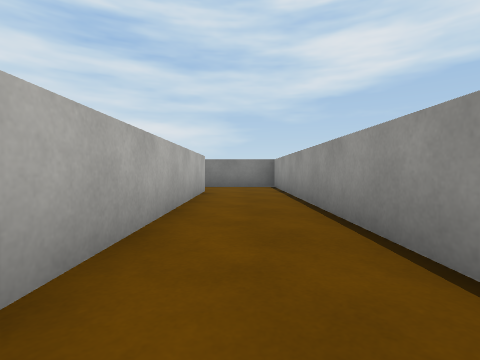
[1] (above)

16 first-person views from a walk through a Unity game level. The camera is 0.58 m above the floor, tilts 2° down and sees 85° across. The floor is counted in squares, 1 m on a side. Each view is taken from the middle of a square. On the plan, view 1 faces up. The plan holds only what a view shows up to about 9 squares ahead; the rest is blank. The player character is not drawn. Surface patterns are stand-ins for the level's own textures.

[2]
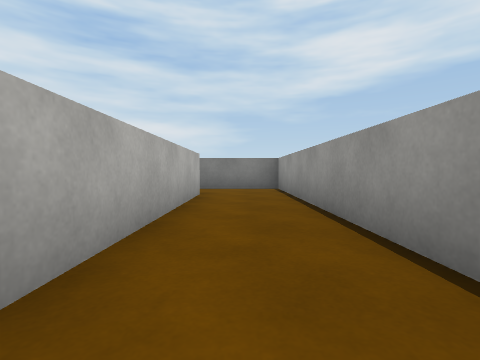

[3]
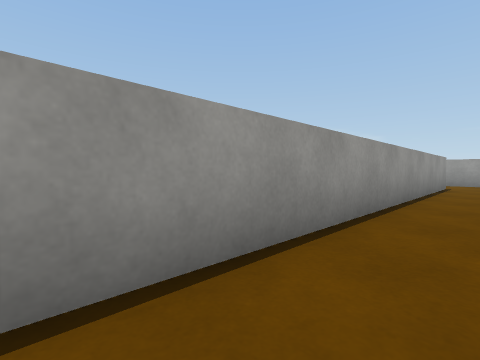

[4]
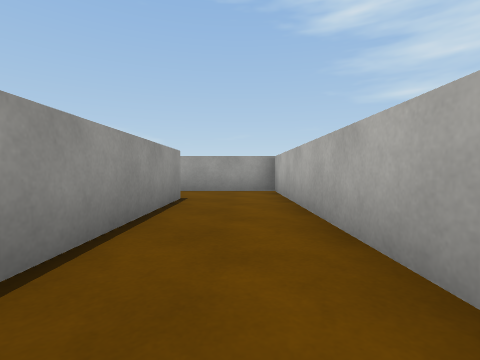

[5]
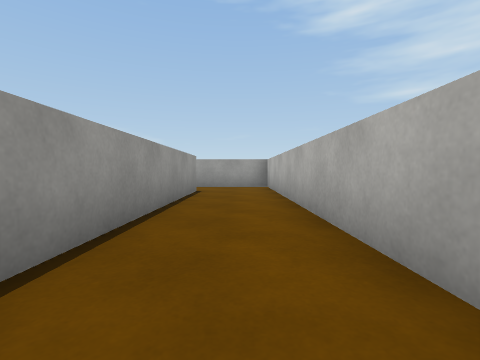

[6]
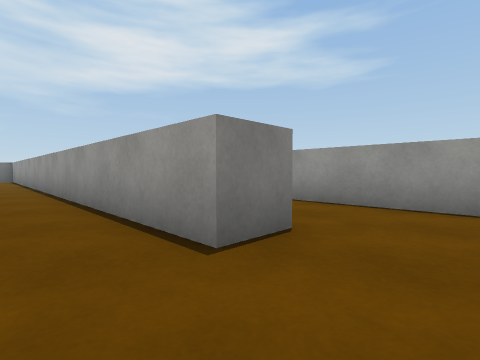

[7]
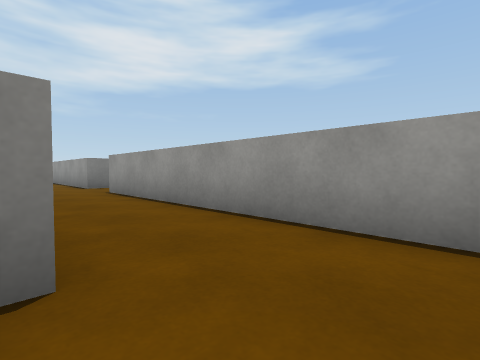

[8]
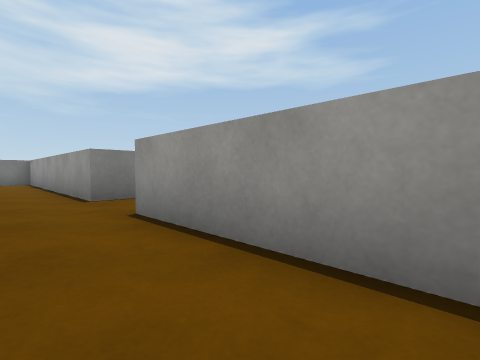

[9]
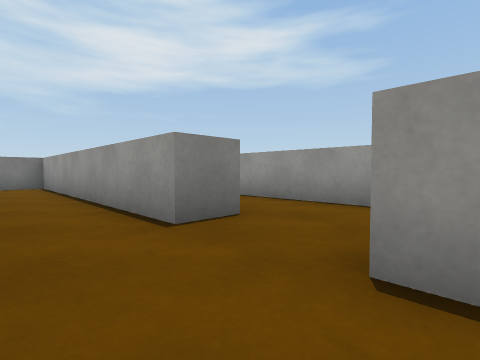

[10]
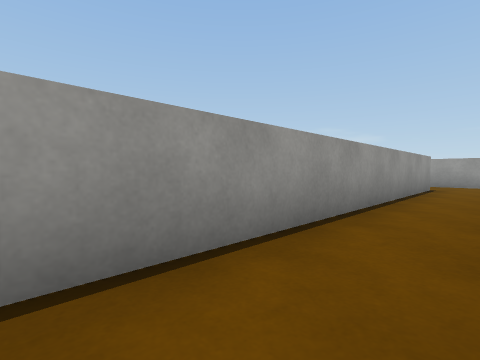

[11]
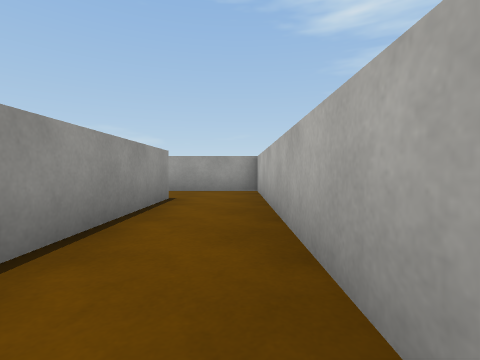

[12]
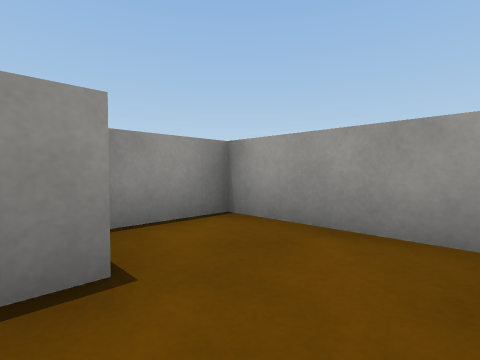

[13]
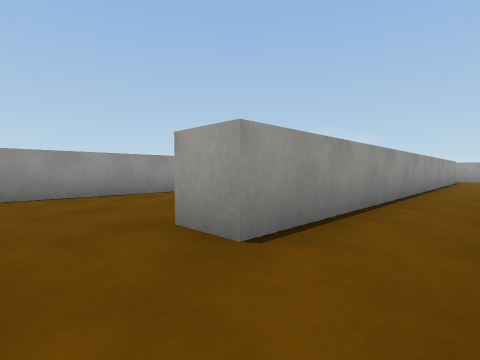

[14]
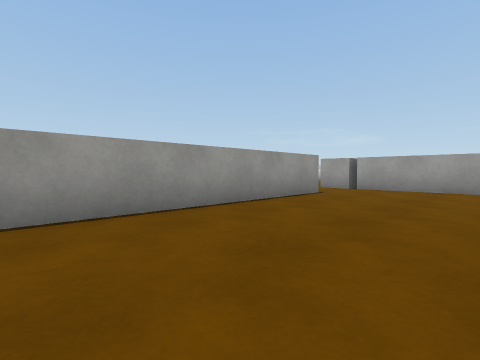

[15]
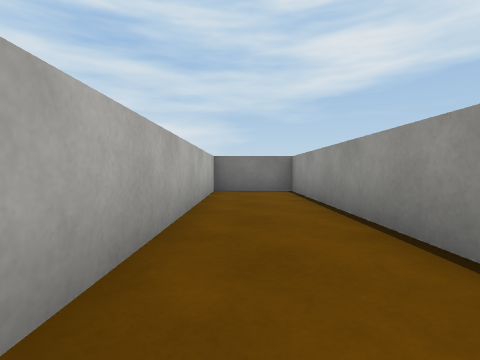

[16]
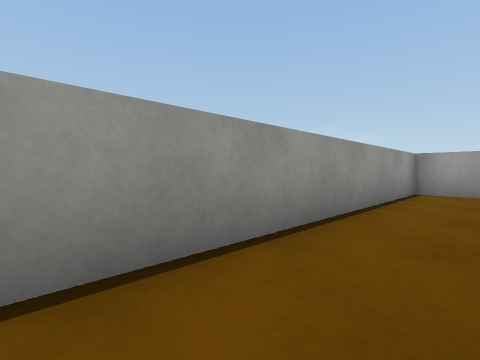

### Floor plan
Ten units are one square. View 1 is at (0, 0); x grows to the right and y downward. Boxes are objects, and circles mark ways between rooms. Rooms are numbered by the first view taken in them; rooms with no view inside come last. Other rooms are left out.
<svg viewBox="-20 -100 157 190">
<path fill="none" stroke="#000" d="M24 65 12 65 12 -95 -5 -95M-10 -75 -10 85 18 85M55 -15 45 -15 45 -95 23 -95 23 -28M32 85 45 85 45 5M55 15 55 82M75 66 75 -75 85 -75M54 85 87 85 87 69M125 -15 125 -88M92 5 132 5"/>
<circle cx="20" cy="75" r="3" fill="#2a7"/>
<circle cx="50" cy="-5" r="3" fill="#2a7"/>
<circle cx="80" cy="-85" r="3" fill="#2a7"/>
<text x="10" y="0">1</text>
<text x="40" y="-10">2</text>
<text x="70" y="-10">3</text>
<text x="110" y="-40">4</text>
</svg>
Room 1 opens to room 2. Room 2 opens to room 3. Room 3 opens to room 4.

Where each view was taken, in squares from view 1:
view 1: 0 up, 0 right, facing up
view 2: 1 up, 0 right, facing up
view 3: 4 up, 0 right, facing down-right
view 4: 1 down, 0 right, facing down
view 5: 1 up, 0 right, facing down
view 6: 8 down, 0 right, facing up-right
view 7: 8 down, 2 right, facing up-right
view 8: 4 down, 3 right, facing up-right
view 9: 1 down, 3 right, facing up-right
view 10: 3 up, 6 right, facing down-right
view 11: 1 down, 6 right, facing down
view 12: 6 down, 6 right, facing down-right
view 13: 9 up, 6 right, facing down-right
view 14: 8 up, 9 right, facing down-right
view 15: 2 up, 3 right, facing up
view 16: 1 down, 3 right, facing down-right
